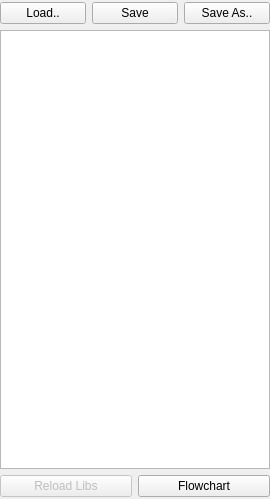
<?xml version="1.0" encoding="UTF-8"?>
<ui version="4.0">
 <class>Form</class>
 <widget class="QWidget" name="Form">
  <property name="geometry">
   <rect>
    <x>0</x>
    <y>0</y>
    <width>270</width>
    <height>499</height>
   </rect>
  </property>
  <property name="windowTitle">
   <string>Form</string>
  </property>
  <layout class="QGridLayout" name="gridLayout">
   <property name="leftMargin">
    <number>0</number>
   </property>
   <property name="topMargin">
    <number>2</number>
   </property>
   <property name="rightMargin">
    <number>0</number>
   </property>
   <property name="bottomMargin">
    <number>2</number>
   </property>
   <property name="horizontalSpacing">
    <number>6</number>
   </property>
   <item row="0" column="0">
    <layout class="QVBoxLayout" name="verticalLayout">
     <item>
      <layout class="QHBoxLayout" name="horizontalLayout">
       <item>
        <widget class="QPushButton" name="loadBtn">
         <property name="text">
          <string>Load..</string>
         </property>
        </widget>
       </item>
       <item>
        <widget class="FeedbackButton" name="saveBtn">
         <property name="text">
          <string>Save</string>
         </property>
        </widget>
       </item>
       <item>
        <widget class="FeedbackButton" name="saveAsBtn">
         <property name="text">
          <string>Save As..</string>
         </property>
        </widget>
       </item>
      </layout>
     </item>
     <item>
      <widget class="TreeWidget" name="ctrlList">
       <attribute name="headerVisible">
        <bool>false</bool>
       </attribute>
       <attribute name="headerStretchLastSection">
        <bool>false</bool>
       </attribute>
       <column>
        <property name="text">
         <string notr="true">1</string>
        </property>
       </column>
      </widget>
     </item>
     <item>
      <layout class="QHBoxLayout" name="horizontalLayout_2">
       <item>
        <widget class="FeedbackButton" name="reloadBtn">
         <property name="enabled">
          <bool>false</bool>
         </property>
         <property name="text">
          <string>Reload Libs</string>
         </property>
         <property name="checkable">
          <bool>false</bool>
         </property>
         <property name="flat">
          <bool>false</bool>
         </property>
        </widget>
       </item>
       <item>
        <widget class="QPushButton" name="showChartBtn">
         <property name="text">
          <string>Flowchart</string>
         </property>
         <property name="checkable">
          <bool>true</bool>
         </property>
        </widget>
       </item>
      </layout>
     </item>
    </layout>
   </item>
  </layout>
 </widget>
 <customwidgets>
  <customwidget>
   <class>TreeWidget</class>
   <extends>QTreeWidget</extends>
   <header>..widgets.TreeWidget</header>
  </customwidget>
  <customwidget>
   <class>FeedbackButton</class>
   <extends>QPushButton</extends>
   <header>..widgets.FeedbackButton</header>
  </customwidget>
 </customwidgets>
 <resources/>
 <connections/>
</ui>
